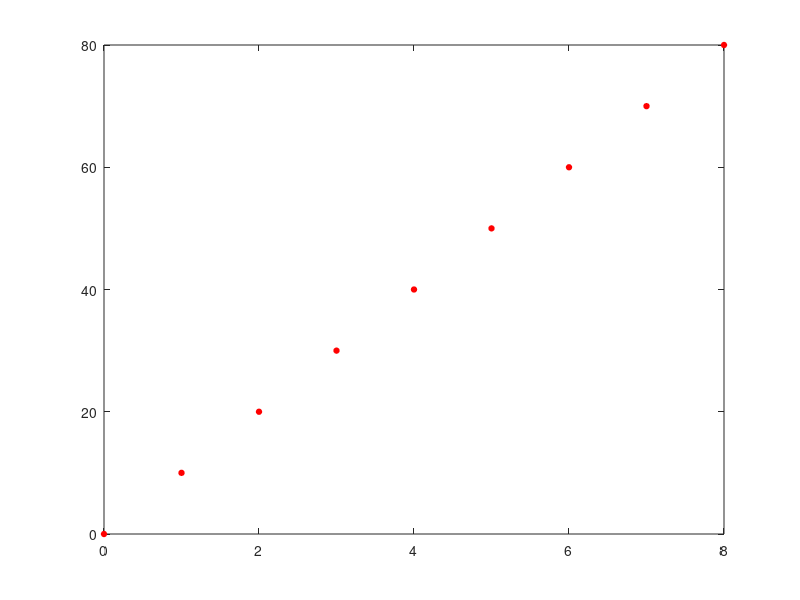

Reproduce this figure in MATLAB. (Note: this script raises an error after producing the figure.)
%% Grafica Errores de Desplazamiento de NAO
close all
clear all
clc
%% Cargar Datos
[ID, Ideal,Real,Error, Desp] = textread('ErrorPromedio.txt','%d %d %d %d %d');
plot(ID,Ideal, 'ro','markersize',4,'markerfacecolor','r');
P_Ideal = polyfit(ID,Ideal, 1);
p_Ideal = polyval(P_Ideal, ID);
% plot(ID,p_Ideal);

hold on
grid minor
% plot(ID,Real,'*','markersize',4,'markerfacecolor','b'); 
% P_Real = polyfit(ID,Real, 1);
% p_Real = polyval(P_Real, ID);
% plot(ID,p_Real);
% %plot(ID,Error); 
% %plot(ID, Desp); 
hold off

% y =ax+b
% y_ideal = 10X
% y_real = 11.5X + 0.2000